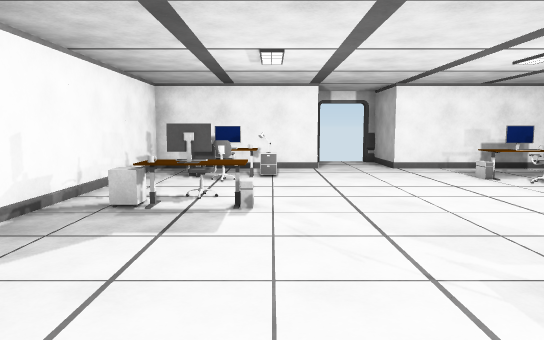
view 1 (above)

16 first-person views from a walk through a 3-D level made in the Unity game engine. The camera is 1.4 m above the floor, tilts 6° down and sees 70° across. Doors are open. The floor is counted in squares, 1 m on a side. Each view is taken from the middle of a square. On the plan, view 1 faces up. The plan holds only what a view shows up to about 16 squares ahead; the rest is blank.

view 2
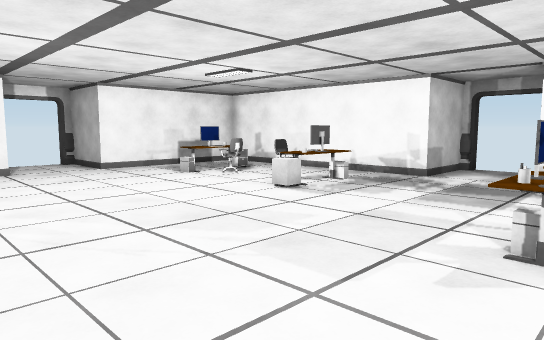

view 3
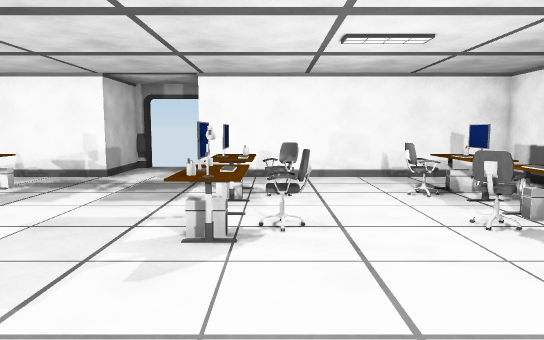

view 4
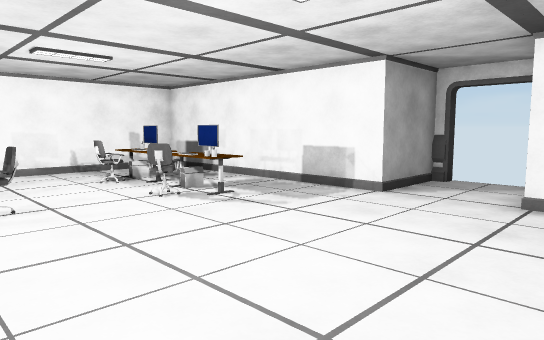

view 5
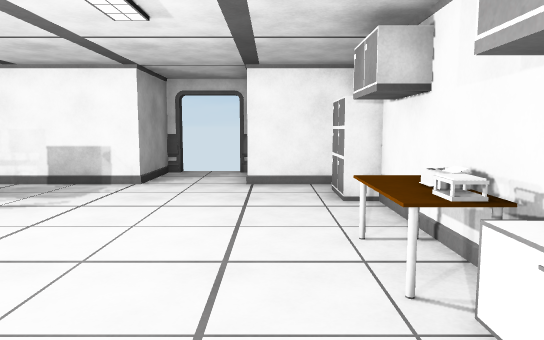

view 6
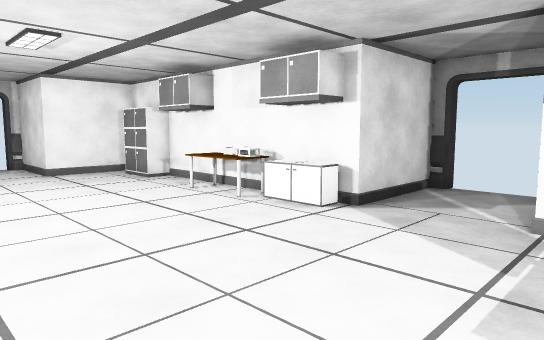

view 7
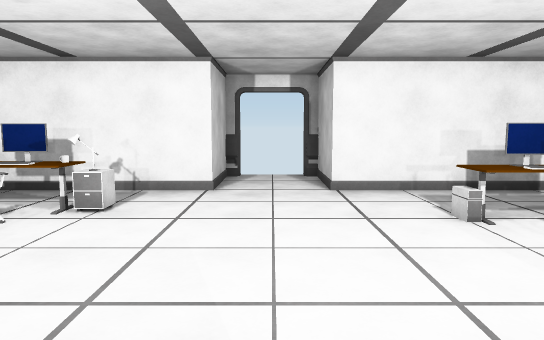

view 8
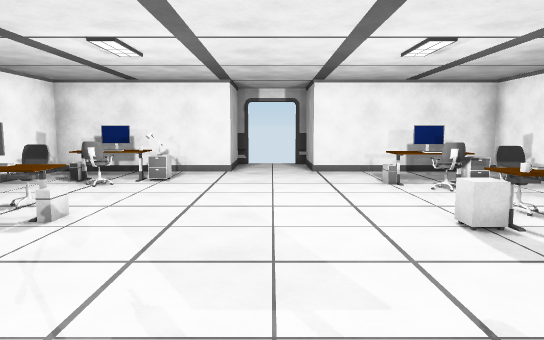

view 9
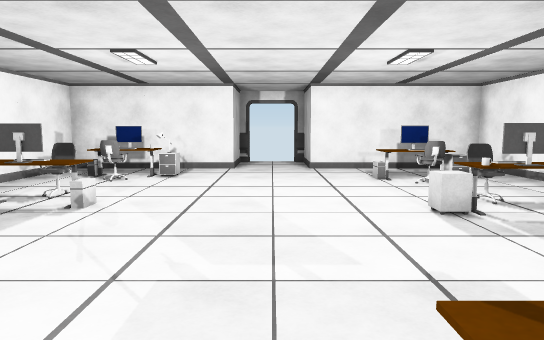

view 10
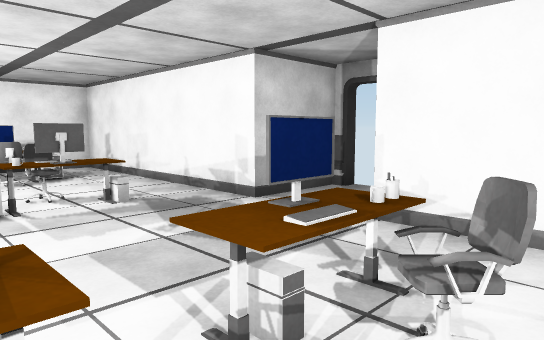

view 11
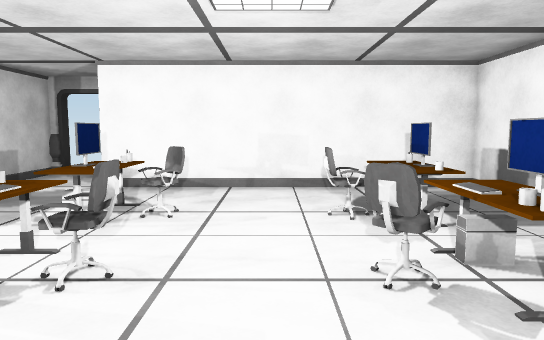

view 12
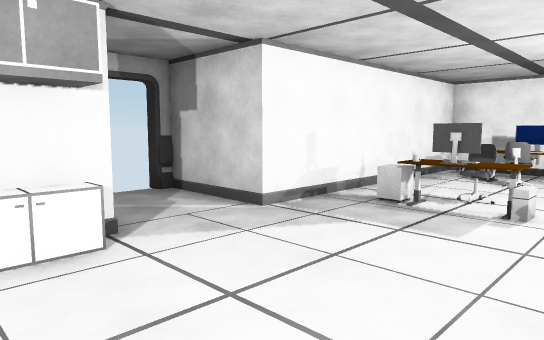

view 13
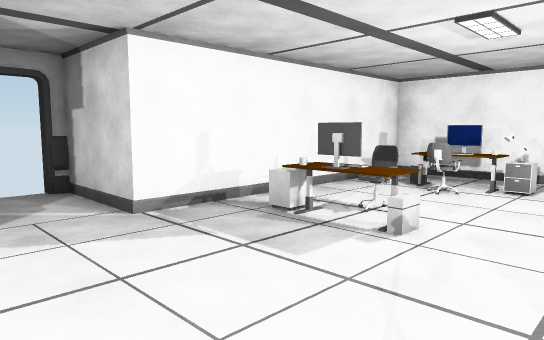

view 14
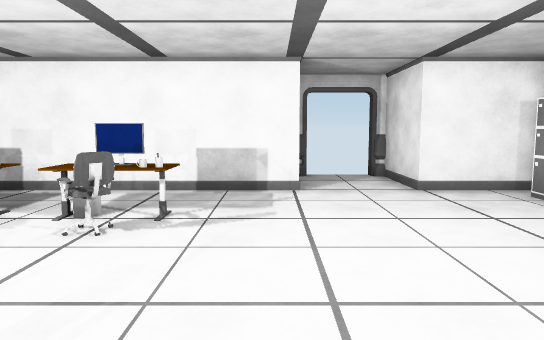

view 15
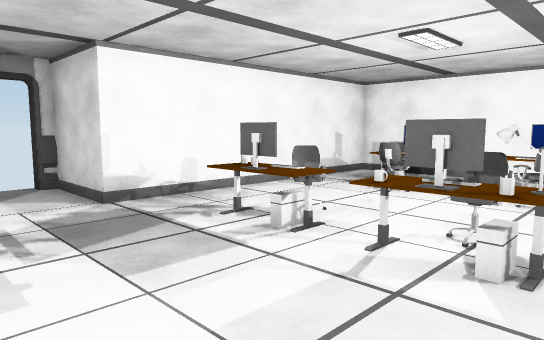

view 16
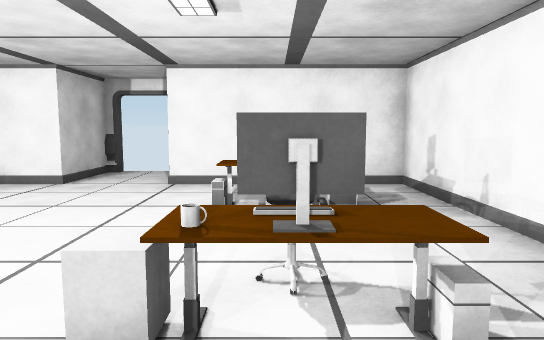

### Floor plan
Points are (right, up) in squares from view 1. A wall is a line through its corners. A room is listed if a view was taken in it or the views show most of it. See-through windows are left out.
Room 1 (views 1, 2, 3, 4, 5, 6, 7, 8, 9, 10, 11, 12, 13, 14, 15, 16)
walls: (-4.1, -1.4) (-4.1, -4.5); (-7.2, 2.1) (-4.1, 2.1) (-4.1, 1.4); (13.1, 4.9) (10.4, 4.9) (10.4, 13.9) (4.4, 13.9) (4.4, 16.6) (4, 16.6); (-4, -6.9) (-1.4, -6.9) (-1.4, -9.5); (1, -9.5) (1.4, -9.5) (1.4, -6.9) (10.4, -6.9) (10.4, 2.1) (13.1, 2.1); (1.6, 16.6) (1.6, 13.9) (-4.1, 13.9) (-4.1, 4.9) (-7.2, 4.9)
ways out: open door at (-7, 3.5); open door at (0, -10); open door at (3, 17); open door at (13, 3.5)
objects: cabinet (-4, -5); printer (-4, -1); other object (-4, 0); cabinet (-4, 1); other object (-3, -2) to (-3, 0); cabinet (-3, 7); other object (-2, 7); chair (-2, 8) to (-1, 8); chair (-2, 10) to (-1, 11); other object (-2, 12); other object (-1, 7); other object (-1, 11); monitor (-1, 12); other object (-1, 13); cabinet (0, 11); other object (0, 12); other object (3, -4); other object (4, -5) to (5, -5); mug (4, -4); chair (4, -3) to (5, -3); chair (4, 0) to (5, 0); monitor (4, 1); keyboard (5, -4); other object (5, 1); other object (6, -4); other object (6, 1); cabinet (6, 6) to (6, 7); monitor (7, -5); other object (7, -4); chair (7, -3); chair (7, 0) to (8, 0); keyboard (7, 1); monitor (7, 2); monitor (7, 5); mug (7, 6); keyboard (7, 7); chair (7, 8); chair (7, 10); monitor (7, 11); other object (8, -5); other object (8, -4); mug (8, 1); other object (8, 2); other object (8, 6); cabinet (8, 10); other object (8, 11); other object (8, 12)

Positions as (right, up) in squares from view 1, and headings:
1: (0, 0), facing up
2: (-1, 0), facing up-right
3: (-1, 0), facing right
4: (-3, 1), facing down-right
5: (-2, 3), facing down
6: (2, 6), facing down-left
7: (3, 5), facing up
8: (3, 1), facing up
9: (3, 0), facing up
10: (5, -1), facing up-right
11: (1, -2), facing right
12: (1, 0), facing up-left
13: (2, 2), facing up-left
14: (2, 2), facing down
15: (3, 5), facing down-right
16: (7, 4), facing up
